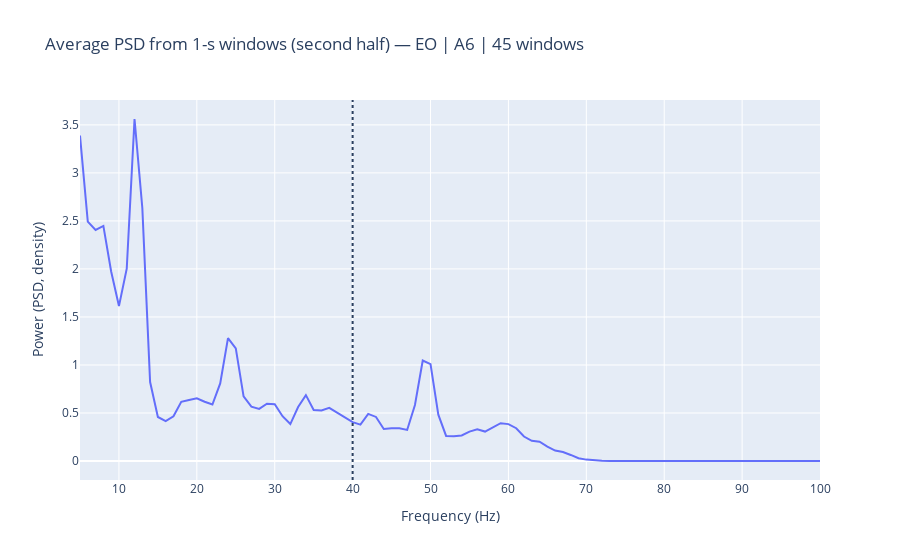

The notebook cell saved with this chart:
### Code cell
target_token = "eo"   # or "ec"
pat = fr'(^|[^a-z]){target_token}([^a-z]|$)'

f0 = 40.0
fs_param = fs             
fmin, fmax = 5.0, 100.0

for i in range(3):
    active_recording = sessions.iloc[i + 9]
    eeg, snr_df, load_report_dict = process_recording(active_recording)

    # Long format with sample indices
    _tmp = eeg.copy()
    _tmp["sample_idx"] = np.arange(len(_tmp), dtype=int)
    if "TS_UNIX" in _tmp.columns:
        _tmp = _tmp.drop(columns=["TS_UNIX"])

    eeg_long = pd.melt(
        _tmp,
        id_vars=["sample_idx", "Condition"],
        value_vars=chans,      
        var_name="Channel",
        value_name="mV",
    )

    # Keep only EO or EC rows
    mask_long = eeg_long["Condition"].astype(str).str.contains(pat, case=False, regex=True, na=False)
    dfc = eeg_long.loc[mask_long].copy()
    if dfc.empty:
        print(f"Skip {active_recording.ID}: no rows for Condition='{target_token}'.")
        continue

    # Pick best channel (falls back to first available)
    target_channel_session = None
    if isinstance(snr_df, pd.DataFrame) and not snr_df.empty and "SNR_Second_Half" in snr_df.columns:
        mask_snr = snr_df["Condition"].astype(str).str.contains(pat, case=False, regex=True, na=False)
        best = snr_df[mask_snr].sort_values("SNR_Second_Half", ascending=False)
        if not best.empty:
            target_channel_session = best["Channel"].iloc[0]
    if target_channel_session is None:
        target_channel_session = dfc["Channel"].iloc[0]

    # Compute average PSD from 1-s windows in the seconbd half of each contiguous segment
    avg_psd, n_win = avg_psd_second_half_scipy(
        dfc_cond=dfc,
        channel=target_channel_session,
        fs=fs_param,
        fmin=fmin,
        fmax=fmax,
        win_s=1.0,
    )

    if avg_psd is None or avg_psd.empty or n_win == 0:
        print(f"Skip {active_recording.ID}: no valid 1-s windows in the second half for '{target_token}'.")
        continue

    # Plot and quantify SNR at 40 Hz
    title = (f"Average PSD from 1-s windows (second half) — "
             f"{target_token.upper()} | {target_channel_session} | {n_win} windows")
    fig_psd_avg = plot_avg_psd(avg_psd, f0=f0, fmax=fmax, title=title)
    fig_psd_avg.show()

    snr_db = snr_around_f0(avg_psd, f0=f0, bw=1.0, flank=3)
    print(f"{active_recording.ID} | {target_channel_session} | {target_token.upper()} | "
          f"windows={n_win} | SNR@{f0:.0f}Hz = {snr_db:.2f} dB")

### Figure 1 — Plotly figure (JSON) as saved in the notebook; plotly's stock layout.template omitted (floating-point values rounded to 4 significant figures)
{"data": [{"hovertemplate": "Frequency (Hz)=%{x}<br>Power (PSD, density)=%{y}<extra></extra>", "legendgroup": "", "line": {"color": "#636efa", "dash": "solid"}, "marker": {"symbol": "circle"}, "mode": "lines", "name": "", "orientation": "v", "showlegend": false, "type": "scatter", "x": [5.0, 6.0, 7.0, 8.0, 9.0, 10.0, 11.0, 12.0, 13.0, 14.0, 15.0, 16.0, 17.0, 18.0, 19.0, 20.0, 21.0, 22.0, 23.0, 24.0, 25.0, 26.0, 27.0, 28.0, 29.0, 30.0, 31.0, 32.0, 33.0, 34.0, 35.0, 36.0, 37.0, 38.0, 39.0, 40.0, 41.0, 42.0, 43.0, 44.0, 45.0, 46.0, 47.0, 48.0, 49.0, 50.0, 51.0, 52.0, 53.0, 54.0, 55.0, 56.0, 57.0, 58.0, 59.0, 60.0, 61.0, 62.0, 63.0, 64.0, 65.0, 66.0, 67.0, 68.0, 69.0, 70.0, 71.0, 72.0, 73.0, 74.0, 75.0, 76.0, 77.0, 78.0, 79.0, 80.0, 81.0, 82.0, 83.0, 84.0, 85.0, 86.0, 87.0, 88.0, 89.0, 90.0, 91.0, 92.0, 93.0, 94.0, 95.0, 96.0, 97.0, 98.0, 99.0, 100.0], "xaxis": "x", "y": [3.388, 2.492, 2.406, 2.448, 1.974, 1.613, 2.002, 3.561, 2.635, 0.8218, 0.4584, 0.4149, 0.4655, 0.6166, 0.6344, 0.652, 0.6175, 0.5881, 0.8078, 1.279, 1.172, 0.672, 0.5658, 0.5429, 0.5963, 0.5905, 0.4663, 0.3845, 0.5619, 0.6857, 0.5319, 0.5271, 0.553, 0.5029, 0.46, 0.4042, 0.3791, 0.4909, 0.4588, 0.3338, 0.3398, 0.3405, 0.3233, 0.5838, 1.046, 1.009, 0.4823, 0.2607, 0.2582, 0.2656, 0.3063, 0.3309, 0.3066, 0.3528, 0.3932, 0.3841, 0.3411, 0.2549, 0.21, 0.2006, 0.15, 0.1086, 0.09278, 0.06298, 0.02884, 0.01443, 0.006987, 0.002422, 0.0006547, 0.0002068, 3.623e-05, 1.87e-06, 9.716e-07, 8.405e-07, 4.809e-07, 2.458e-07, 1.031e-07, 3.867e-08, 4.122e-08, 9.691e-08, 1.544e-07, 1.106e-07, 4.589e-08, 5.685e-08, 1.088e-07, 1.175e-07, 6.159e-08, 3.43e-08, 6.818e-08, 7.834e-08, 5.075e-08, 2.474e-08, 2.945e-08, 4.441e-08, 4.45e-08, 2.371e-08], "yaxis": "y"}], "layout": {"legend": {"tracegroupgap": 0}, "shapes": [{"line": {"dash": "dot"}, "type": "line", "x0": 40, "x1": 40, "xref": "x", "y0": 0, "y1": 1, "yref": "y domain"}], "title": {"text": "Average PSD from 1-s windows (second half) — EO | A6 | 45 windows"}, "xaxis": {"anchor": "y", "domain": [0, 1], "range": [5, 100], "title": {"text": "Frequency (Hz)"}}, "yaxis": {"anchor": "x", "domain": [0, 1], "title": {"text": "Power (PSD, density)"}}}}
